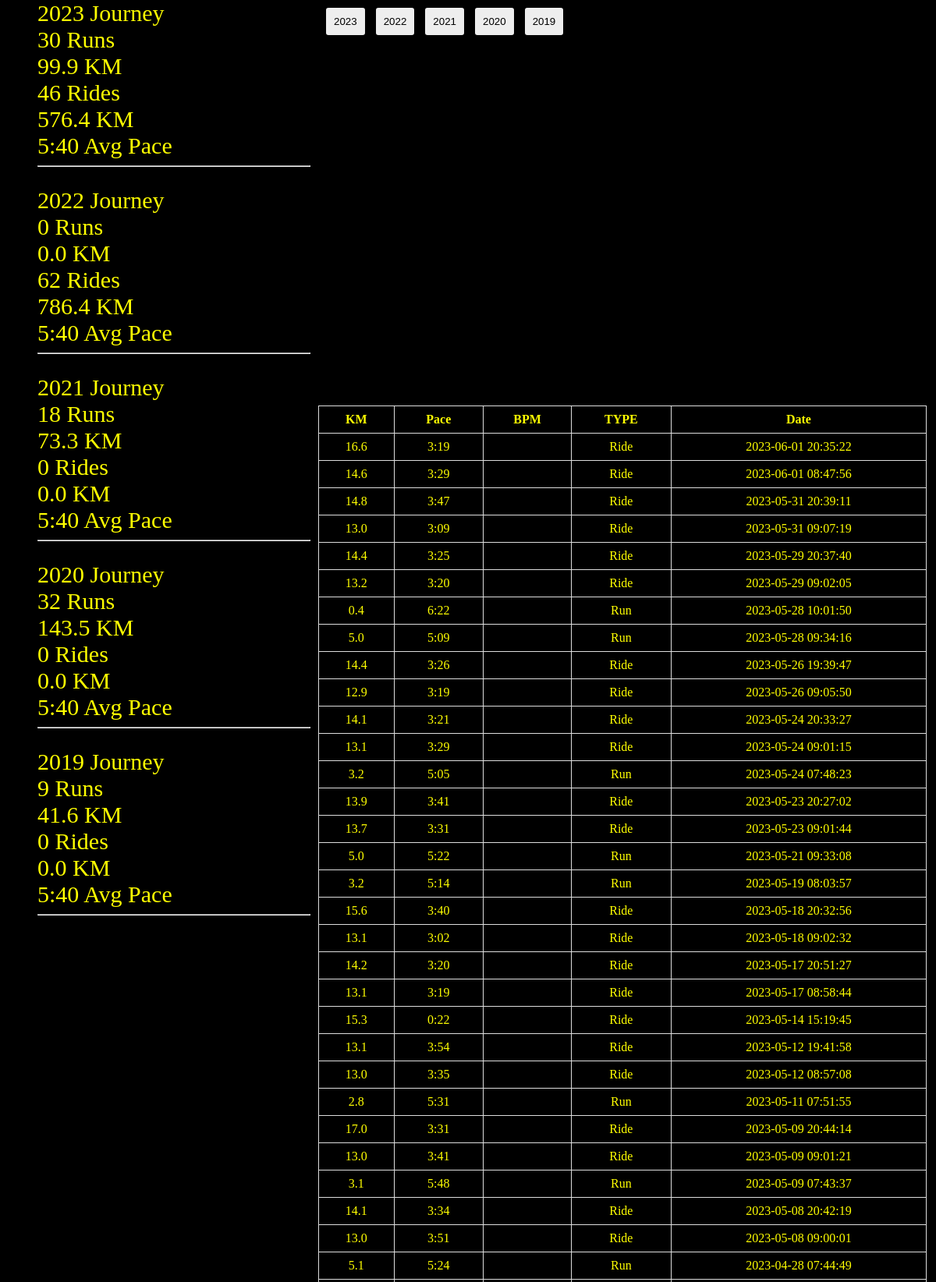
The page / (upper part) on the database its author committed.
### tables this page shows
CREATE TABLE activities (
	run_id INTEGER NOT NULL, 
	name VARCHAR, 
	distance FLOAT, 
	moving_time DATETIME, 
	elapsed_time DATETIME, 
	type VARCHAR, 
	start_date VARCHAR, 
	start_date_local VARCHAR, 
	location_country VARCHAR, 
	summary_polyline VARCHAR, 
	average_heartrate FLOAT, 
	average_speed FLOAT, 
	PRIMARY KEY (run_id)
);

### scripts/app.py (the view)
@app.route('/')
def index():
    data = g.data
    print(data[:3])
    print(data.columns)
    data["year"] = data["Date"].apply(lambda x: x[:4])
    years = sorted(data["year"].unique(), reverse=True)
    summary_data = []
    for year in years:
        tmp = dict()
        cur_year_data = data[data["year"] == year]
        tmp["year"] = year
        tmp["runs"] = cur_year_data[cur_year_data["TYPE"] == "Run"].shape[0]
        tmp["run_km"] = round(cur_year_data[cur_year_data["TYPE"] == "Run"]["KM"].sum(), 2)
        tmp["rides"] = cur_year_data[cur_year_data["TYPE"] == "Ride"].shape[0]
        tmp["ride_km"] = round(cur_year_data[cur_year_data["TYPE"] == "Ride"]["KM"].sum(), 2)
        summary_data.append(tmp)
    print(summary_data)
    return render_template('index.html', table_data=g.table_data, data=summary_data)

### scripts/template/index.html (shortened to what this page needs)
<!DOCTYPE html>
<html>
<head>
    <link rel="stylesheet" href="{{ url_for('static', filename='css/style.css') }}">
</head>
<body>
    <div id="container">
        <div id="text">
            {% for row in data %}
                <div class="year">{{ row['year'] }} Journey</div>
                <div class="year">{{ row['runs'] }} Runs</div>
                <div class="year">{{ row['run_km'] }} KM</div>
                <div class="year">{{ row['rides'] }} Rides</div>
                <div class="year">{{ row['ride_km'] }} KM</div>
                <div class="year">5:40 Avg Pace</div>
                <hr style="color: red;">
                <br>
            {% endfor %}
        </div>
        <div class="wrapper">
            <div id="map-table">
                <div id="map"></div>
                <div id="year-button">
                    <button id="2023">2023</button>
                    <button id="2022">2022</button>
                    <button id="2021">2021</button>
                    <button id="2020">2020</button>
                    <button id="2019">2019</button>
                </div>
            </div>
            <div id="table">
                <table>
                    <thead>
                        <tr>
                            <th>KM</th>
                            <th>Pace</th>
                            <th>BPM</th>
                            <th>TYPE</th>
                            <th>Date</th>
                        </tr>
                    </thead>
                    <tbody>
                        {% for row in table_data %}
                            <tr data-id="{{ row['id'] }}" onclick="window.scrollTo(0,0)">
                                <td>{{ row['KM'] }}</td>
                                <td>{{ row['Pace'] }}</td>
                                <td>{{ row['BPM'] }}</td>
                                <td>{{ row['TYPE'] }}</td>
                                <td>{{ row['Date'] }}</td>
                            </tr>
                        {% endfor %}
                    </tbody>
                </table>
            </div>
        </div>
    </div>
</body>
</html>

### scripts/static/css/style.css (style rules this page uses)
html, body { width: 100%; height: 100%; margin: 0; padding: 0; background-color: black; }
#container { display: flex; align-items: flex-start; }
#text { display: inline-block; width: 30%; margin-left: 4%; width: 350px; height: 1500px; margin-right: 10px; }
.wrapper { display: flex; flex-direction: column; width: 65%; }
#map-table, #table { display: inline-block; width: 100%; position: relative; }
#table { margin-top: 20px; align-self: flex-end; }
#year-button { position: absolute; top: 10px; left: 10px; }
#year-button button { padding: 10px; margin-right: 10px; background-color: #eee; border: none; border-radius: 3px; cursor: pointer; }
#map { width: 100%; height: 500px; }
table { width: 100%; border-collapse: collapse; }
th, td { border: 1px solid #ddd; padding: 8px; text-align: center; vertical-align: middle; color:yellow; }
tr { width: 100%; display: table-row; }
.year { color: yellow; font-size: 30px; }

### rows shown on the page
activities: KM "16.6", Pace "3:19", TYPE "Ride", Date "2023-06-01 20:35:22"
activities: KM "14.6", Pace "3:29", TYPE "Ride", Date "2023-06-01 08:47:56"
activities: KM "14.8", Pace "3:47", TYPE "Ride", Date "2023-05-31 20:39:11"
activities: KM "13.0", Pace "3:09", TYPE "Ride", Date "2023-05-31 09:07:19"
activities: KM "14.4", Pace "3:25", TYPE "Ride", Date "2023-05-29 20:37:40"
activities: KM "13.2", Pace "3:20", TYPE "Ride", Date "2023-05-29 09:02:05"
activities: KM "0.4", Pace "6:22", TYPE "Run", Date "2023-05-28 10:01:50"
activities: KM "5.0", Pace "5:09", TYPE "Run", Date "2023-05-28 09:34:16"
activities: KM "14.4", Pace "3:26", TYPE "Ride", Date "2023-05-26 19:39:47"
activities: KM "12.9", Pace "3:19", TYPE "Ride", Date "2023-05-26 09:05:50"
activities: KM "14.1", Pace "3:21", TYPE "Ride", Date "2023-05-24 20:33:27"
activities: KM "13.1", Pace "3:29", TYPE "Ride", Date "2023-05-24 09:01:15"
activities: KM "3.2", Pace "5:05", TYPE "Run", Date "2023-05-24 07:48:23"
activities: KM "13.9", Pace "3:41", TYPE "Ride", Date "2023-05-23 20:27:02"
activities: KM "13.7", Pace "3:31", TYPE "Ride", Date "2023-05-23 09:01:44"
activities: KM "5.0", Pace "5:22", TYPE "Run", Date "2023-05-21 09:33:08"
activities: KM "3.2", Pace "5:14", TYPE "Run", Date "2023-05-19 08:03:57"
activities: KM "15.6", Pace "3:40", TYPE "Ride", Date "2023-05-18 20:32:56"
activities: KM "13.1", Pace "3:02", TYPE "Ride", Date "2023-05-18 09:02:32"
activities: KM "14.2", Pace "3:20", TYPE "Ride", Date "2023-05-17 20:51:27"
activities: KM "13.1", Pace "3:19", TYPE "Ride", Date "2023-05-17 08:58:44"
activities: KM "15.3", Pace "0:22", TYPE "Ride", Date "2023-05-14 15:19:45"
activities: KM "13.1", Pace "3:54", TYPE "Ride", Date "2023-05-12 19:41:58"
activities: KM "13.0", Pace "3:35", TYPE "Ride", Date "2023-05-12 08:57:08"
activities: KM "2.8", Pace "5:31", TYPE "Run", Date "2023-05-11 07:51:55"
activities: KM "17.0", Pace "3:31", TYPE "Ride", Date "2023-05-09 20:44:14"
activities: KM "13.0", Pace "3:41", TYPE "Ride", Date "2023-05-09 09:01:21"
activities: KM "3.1", Pace "5:48", TYPE "Run", Date "2023-05-09 07:43:37"
activities: KM "14.1", Pace "3:34", TYPE "Ride", Date "2023-05-08 20:42:19"
activities: KM "13.0", Pace "3:51", TYPE "Ride", Date "2023-05-08 09:00:01"
activities: KM "5.1", Pace "5:24", TYPE "Run", Date "2023-04-28 07:44:49"

### other values the page prints
{{ row['year'] }} "2023" "2022" "2021" "2020" "2019"
{{ row['runs'] }} "30" "0" "18" "32" "9"
{{ row['run_km'] }} "99.9" "0.0" "73.3" "143.5" "41.6"
{{ row['rides'] }} "46" "62" "0" "0" "0"
{{ row['ride_km'] }} "576.4" "786.4" "0.0" "0.0" "0.0"
